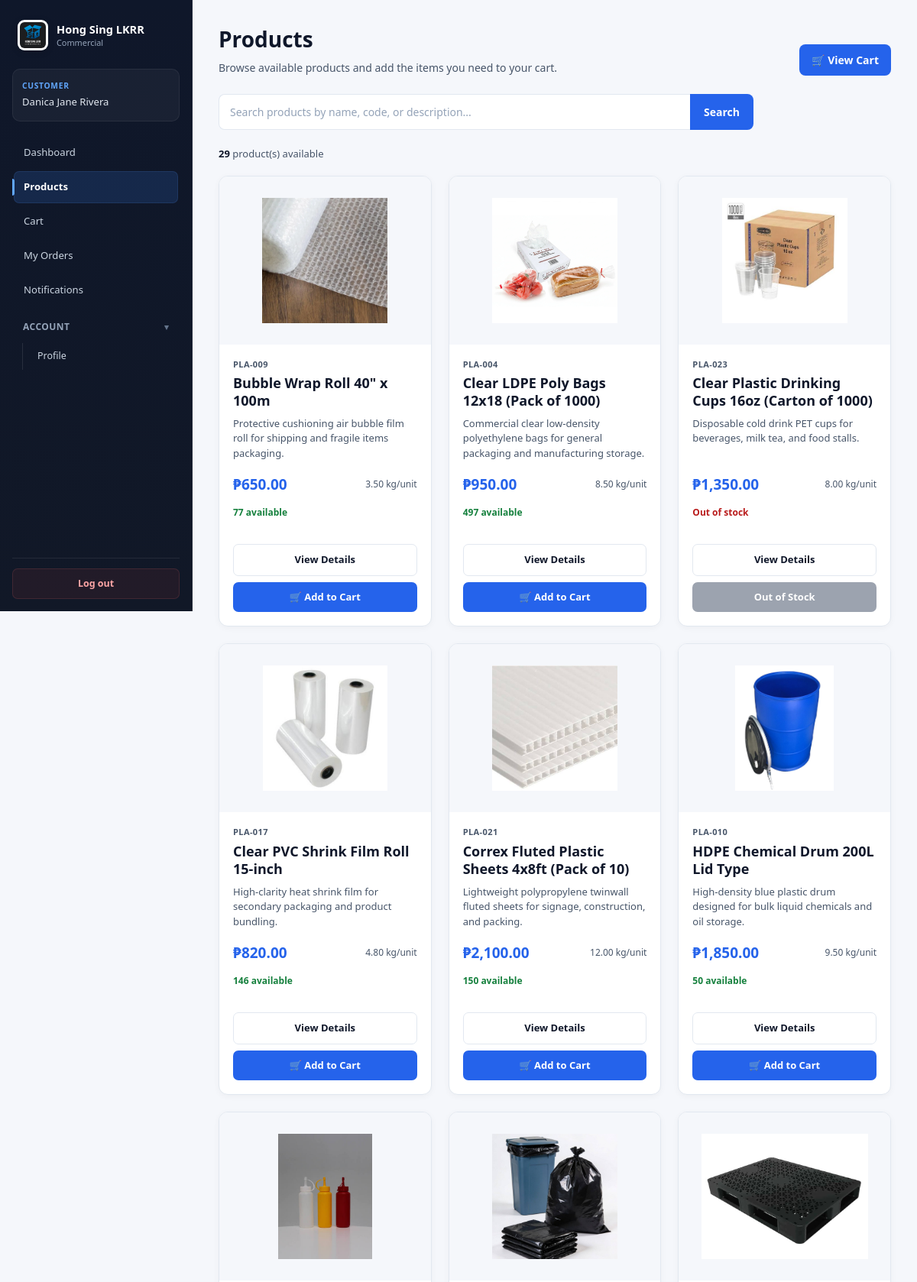
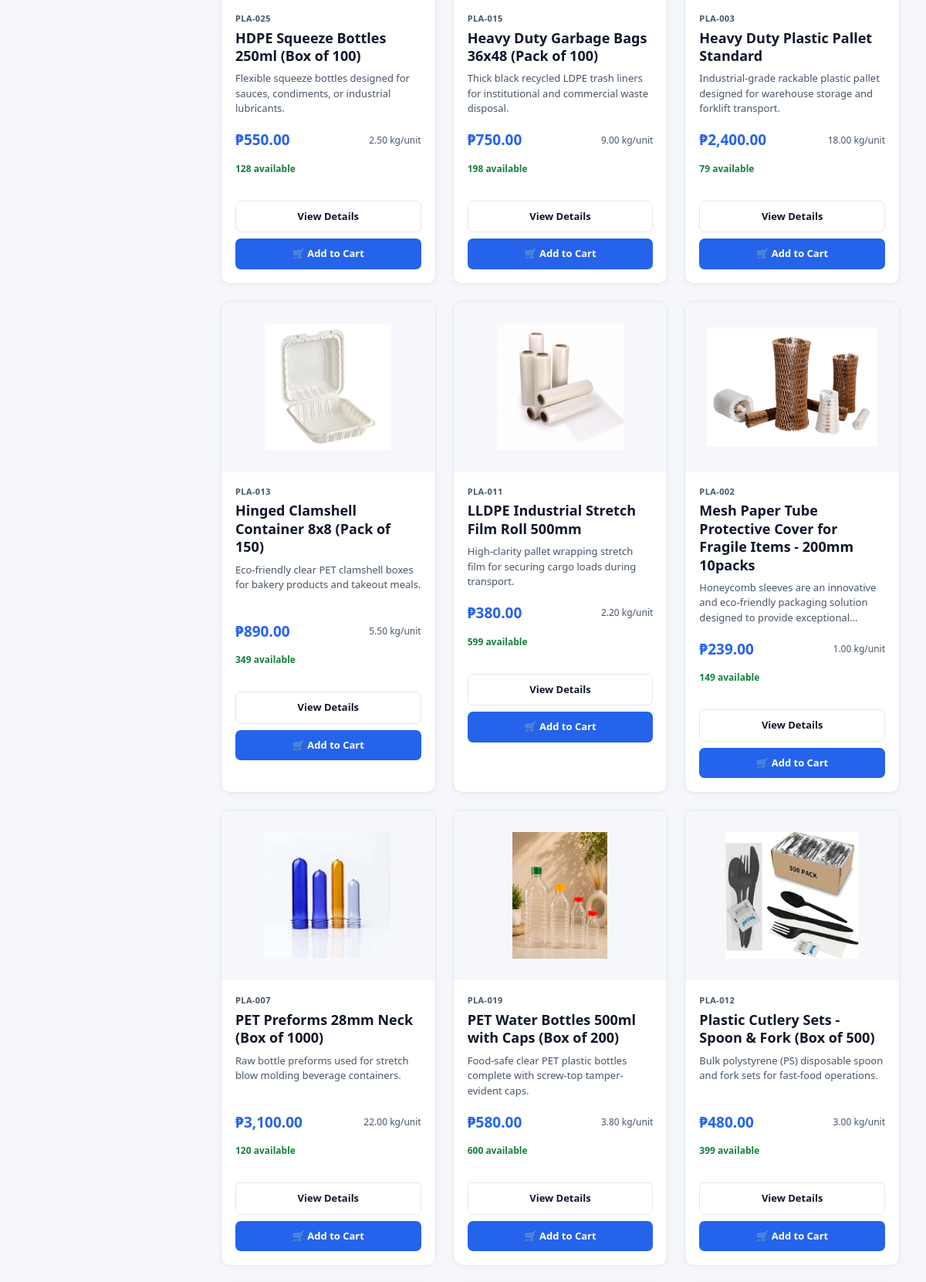
/customer/products.php (signed in, upper part), run on the app's committed database (2 pictures, top to bottom).
### tables this page shows
CREATE TABLE `product` (
  `product_id` int(11) NOT NULL,
  `product_code` varchar(50) DEFAULT NULL,
  `product_name` varchar(150) NOT NULL,
  `description` text DEFAULT NULL,
  `product_image` varchar(255) DEFAULT NULL,
  `price` decimal(10,2) NOT NULL DEFAULT 0.00,
  `weight_kg` decimal(10,2) NOT NULL DEFAULT 0.00,
  `stock_quantity` int(11) NOT NULL DEFAULT 0,
  `status` enum('Available','Unavailable') NOT NULL DEFAULT 'Available',
  `created_at` datetime NOT NULL DEFAULT current_timestamp(),
  `updated_at` datetime NOT NULL DEFAULT current_timestamp() ON UPDATE current_timestamp()
);

### customer/products.php (the view, shortened to what this page needs)
<?php
require_once __DIR__ . '/../includes/auth.php';
$db = Database::getConnection();
$error   = $_SESSION['cart_error'] ?? '';
$search = trim($_GET['search'] ?? '');
try {
    if ($search !== '') {
        $stmt = $db->prepare("
            SELECT
                product_id,
                product_code,
                product_name,
                description,
                price,
                weight_kg,
                stock_quantity,
                status,
                product_image
            FROM product
            WHERE status = 'Available'
              AND (
                    product_name LIKE ?
                    OR product_code LIKE ?
                    OR description LIKE ?
              )
            ORDER BY product_name ASC
        ");
        $searchTerm =
            '%' . $search . '%';
        $stmt->execute([
            $searchTerm,
            $searchTerm,
            $searchTerm
        ]);
    } else {
        $stmt = $db->query("
            SELECT
                product_id,
                product_code,
                product_name,
                description,
                price,
                weight_kg,
                stock_quantity,
                status,
                product_image
            FROM product
            WHERE status = 'Available'
            ORDER BY product_name ASC
        ");
    }
    $products =
        $stmt->fetchAll(PDO::FETCH_ASSOC);
} catch (PDOException $e) {
    $products = [];
    if ($error === '') {
        $error =
            'Unable to load products.';
    }
}
?>
<!DOCTYPE html>
<html lang="en">
<head>
    <link
        rel="stylesheet"
        href="<?= BASE_URL ?>assets/css/theme.css"
    >
</head>
<body>
<div class="app-layout">
    <?php
    require __DIR__ . '/../includes/header.php';
    ?>
    <main class="app-main">
        <div class="products-page">
            <div class="products-header">
                <div>
                    <h1>
                        Products
                    </h1>
                    <p>
                        Browse available products and add the items
                        you need to your cart.
                    </p>
                </div>
                <a
                    href="<?= BASE_URL ?>customer/cart.php"
                    class="cart-button"
                >
                    🛒 View Cart
                </a>
            </div>
            <div class="products-toolbar">
                <form
                    method="GET"
                    action="<?= BASE_URL ?>customer/products.php"
                    class="search-form"
                >
                    <input
                        type="text"
                        name="search"
                        value="<?= htmlspecialchars($search) ?>"
                        placeholder="Search products by name, code, or description..."
                        autocomplete="off"
                    >
                    <button
                        type="submit"
                        class="search-button"
                    >
                        Search
                    </button>
                </form>
            </div>
            <div class="results-info">
                <?php if ($search !== ''): ?>
                    Showing
                    <strong>
                        <?= count($products) ?>
                    </strong>
                    result(s) for
                    <strong>
                        "<?= htmlspecialchars($search) ?>"
                    </strong>
                <?php else: ?>
                    <strong>
                        <?= count($products) ?>
                    </strong>
                    product(s) available
                <?php endif; ?>
            </div>
            <?php if (empty($products)): ?>
                <div class="empty-products">
                    <h3>
                        No products found
                    </h3>
                    <?php if ($search !== ''): ?>
                        <p>
                            We couldn't find any available products
                            matching your search.
                        </p>
                        <a
                            href="<?= BASE_URL ?>customer/products.php"
                            class="empty-action"
                        >
                            View All Products
                        </a>
                    <?php else: ?>
                        <p>
                            There are currently no available products.
                        </p>
                    <?php endif; ?>
                </div>
            <?php else: ?>
                <div class="products-grid">
                    <?php foreach ($products as $product): ?>
                        <?php
                        $productId =
                            (int)$product['product_id'];
                        $stock =
                            (int)$product['stock_quantity'];
                        $image =
                            trim(
                                (string)(
                                    $product['product_image']
                                    ?? ''
                                )
                            );
                        $description =
                            trim(
                                (string)(
                                    $product['description']
                                    ?? ''
                                )
                            );
                        $imageUrl = '';
                        if ($image !== '') {
                            $imageUrl =
                                BASE_URL .
                                'assets/uploads/products/' .
                                rawurlencode($image);
                        }
                        ?>
                        <article class="product-card">
                            <button
                                type="button"
                                class="product-card-trigger"
                                data-product-id="<?= $productId ?>"
                                data-product-code="<?= htmlspecialchars($product['product_code'], ENT_QUOTES, 'UTF-8') ?>"
                                data-product-name="<?= htmlspecialchars($product['product_name'], ENT_QUOTES, 'UTF-8') ?>"
                                data-product-description="<?= htmlspecialchars(
                                    $description !== ''
                                        ? $description
                                        : 'No description available.',
                                    ENT_QUOTES,
                                    'UTF-8'
                                ) ?>"
                                data-product-price="<?= number_format((float)$product['price'], 2, '.', '') ?>"
                                data-product-weight="<?= number_format((float)$product['weight_kg'], 2, '.', '') ?>"
                                data-product-stock="<?= $stock ?>"
                                data-product-image="<?= htmlspecialchars($imageUrl, ENT_QUOTES, 'UTF-8') ?>"
                                aria-label="View details for <?= htmlspecialchars($product['product_name'], ENT_QUOTES, 'UTF-8') ?>"
                            >
                                <div
                                    class="product-image-wrapper"
                                >
                                    <?php if ($image !== ''): ?>
                                        <img
                                            src="<?= htmlspecialchars($imageUrl, ENT_QUOTES, 'UTF-8') ?>"
                                            alt="<?= htmlspecialchars($product['product_name']) ?>"
                                            class="product-image"
                                        >
                                    <?php endif; ?>
                                </div>
                                <div class="product-content">
                                    <div class="product-code">
                                        <?= htmlspecialchars(
                                            $product['product_code']
                                        ) ?>
                                    </div>
                                    <div class="product-name">
                                        <?= htmlspecialchars(
                                            $product['product_name']
                                        ) ?>
                                    </div>
                                    <div class="product-description">
                                        <?= htmlspecialchars(
                                            $description !== ''
                                                ? $description
                                                : 'No description available.'
                                        ) ?>
                                    </div>
                                    <div class="product-meta">
                                        <span class="product-price">
                                            ₱<?= number_format(
                                                (float)$product['price'],
                                                2
                                            ) ?>
                                        </span>
                                        <span class="product-weight">
                                            <?= number_format(
                                                (float)$product['weight_kg'],
                                                2
                                            ) ?>
                                            kg/unit
                                        </span>
                                    </div>
                                    <div class="stock-status">
                                        <?php if ($stock <= 0): ?>
                                            <span class="stock-out">
                                                Out of stock
                                            </span>
                                        <?php else: ?>
                                            <span class="stock-available">
                                                <?= $stock ?>
                                                available
                                            </span>
                                        <?php endif; ?>
                                    </div>
                                </div>
                            </button>
                            <div class="product-actions">
                                <button
                                    type="button"
                                    class="view-details-btn"
                                    data-product-id="<?= $productId ?>"
                                    data-product-code="<?= htmlspecialchars($product['product_code'], ENT_QUOTES, 'UTF-8') ?>"
                                    data-product-name="<?= htmlspecialchars($product['product_name'], ENT_QUOTES, 'UTF-8') ?>"
                                    data-product-description="<?= htmlspecialchars(
                                        $description !== ''
                                            ? $description
                                            : 'No description available.',
                                        ENT_QUOTES,
                                        'UTF-8'
                                    ) ?>"
                                    data-product-price="<?= number_format((float)$product['price'], 2, '.', '') ?>"
                                    data-product-weight="<?= number_format((float)$product['weight_kg'], 2, '.', '') ?>"
                                    data-product-stock="<?= $stock ?>"
                                    data-product-image="<?= htmlspecialchars($imageUrl, ENT_QUOTES, 'UTF-8') ?>"
                                >
                                    View Details
                                </button>
                                <?php if ($stock > 0): ?>
                                    <form
                                        method="POST"
                                        action="<?= BASE_URL ?>customer/products.php<?= $search !== '' ? '?search=' . urlencode($search) : '' ?>"
                                    >
                                        <button
                                            type="submit"
                                            name="add_to_cart"
                                            class="add-cart-btn"
                                        >
                                            🛒 Add to Cart
                                        </button>
                                    </form>
                                <?php else: ?>
                                    <button
                                        type="button"
                                        class="add-cart-btn"
                                        disabled
                                    >
                                        Out of Stock
                                    </button>
                                <?php endif; ?>
                            </div>
                        </article>
                    <?php endforeach; ?>
                </div>
            <?php endif; ?>
        </div>
    </main>
</div>
</body>
</html>

### data on the page
product: product_image (picture), product_code "PLA-009", product_name "Bubble Wrap Roll 40\" x 100m", description "Protective cushioning air bubble film roll for shipping and fragile items packaging.", price "650.00", weight_kg "3.50", stock_quantity "77"
product: product_image (picture), product_code "PLA-004", product_name "Clear LDPE Poly Bags 12x18 (Pack of 1000)", description "Commercial clear low-density polyethylene bags for general packaging and manufacturing storage.", price "950.00", weight_kg "8.50", stock_quantity "497"
product: product_image (picture), product_code "PLA-023", product_name "Clear Plastic Drinking Cups 16oz (Carton of 1000)", description "Disposable cold drink PET cups for beverages, milk tea, and food stalls.", price "1,350.00", weight_kg "8.00", stock_quantity "Out of stock"
product: product_image (picture), product_code "PLA-017", product_name "Clear PVC Shrink Film Roll 15-inch", description "High-clarity heat shrink film for secondary packaging and product bundling.", price "820.00", weight_kg "4.80", stock_quantity "146"
product: product_image (picture), product_code "PLA-021", product_name "Correx Fluted Plastic Sheets 4x8ft (Pack of 10)", description "Lightweight polypropylene twinwall fluted sheets for signage, construction, and packing.", price "2,100.00", weight_kg "12.00", stock_quantity "150"
product: product_image (picture), product_code "PLA-010", product_name "HDPE Chemical Drum 200L Lid Type", description "High-density blue plastic drum designed for bulk liquid chemicals and oil storage.", price "1,850.00", weight_kg "9.50", stock_quantity "50"
product: product_image (picture), product_code "PLA-025", product_name "HDPE Squeeze Bottles 250ml (Box of 100)", description "Flexible squeeze bottles designed for sauces, condiments, or industrial lubricants.", price "550.00", weight_kg "2.50", stock_quantity "128"
product: product_image (picture), product_code "PLA-015", product_name "Heavy Duty Garbage Bags 36x48 (Pack of 100)", description "Thick black recycled LDPE trash liners for institutional and commercial waste disposal.", price "750.00", weight_kg "9.00", stock_quantity "198"
product: product_image (picture), product_code "PLA-003", product_name "Heavy Duty Plastic Pallet Standard", description "Industrial-grade rackable plastic pallet designed for warehouse storage and forklift transport.", price "2,400.00", weight_kg "18.00", stock_quantity "79"
product: product_image (picture), product_code "PLA-013", product_name "Hinged Clamshell Container 8x8 (Pack of 150)", description "Eco-friendly clear PET clamshell boxes for bakery products and takeout meals.", price "890.00", weight_kg "5.50", stock_quantity "349"
product: product_image (picture), product_code "PLA-011", product_name "LLDPE Industrial Stretch Film Roll 500mm", description "High-clarity pallet wrapping stretch film for securing cargo loads during transport.", price "380.00", weight_kg "2.20", stock_quantity "599"
product: product_image (picture), product_code "PLA-002", product_name "Mesh Paper Tube Protective Cover for Fragile Items - 200mm 10packs", description "Honeycomb sleeves are an innovative and eco-friendly packaging solution designed to provide…", price "239.00", weight_kg "1.00", stock_quantity "149"
product: product_image (picture), product_code "PLA-007", product_name "PET Preforms 28mm Neck (Box of 1000)", description "Raw bottle preforms used for stretch blow molding beverage containers.", price "3,100.00", weight_kg "22.00", stock_quantity "120"
product: product_image (picture), product_code "PLA-019", product_name "PET Water Bottles 500ml with Caps (Box of 200)", description "Food-safe clear PET plastic bottles complete with screw-top tamper-evident caps.", price "580.00", weight_kg "3.80", stock_quantity "600"
product: product_image (picture), product_code "PLA-012", product_name "Plastic Cutlery Sets - Spoon & Fork (Box of 500)", description "Bulk polystyrene (PS) disposable spoon and fork sets for fast-food operations.", price "480.00", weight_kg "3.00", stock_quantity "399"

### other printed values
currentRole() "CUSTOMER"
$_SESSION['full_name'] "Danica Jane Rivera"
$item['label'] "Dashboard"
$item['label'] "Products"
$item['label'] "Cart"
$item['label'] "My Orders"
$item['label'] "Notifications"
$item['label'] "Profile"
count($products) "29"
